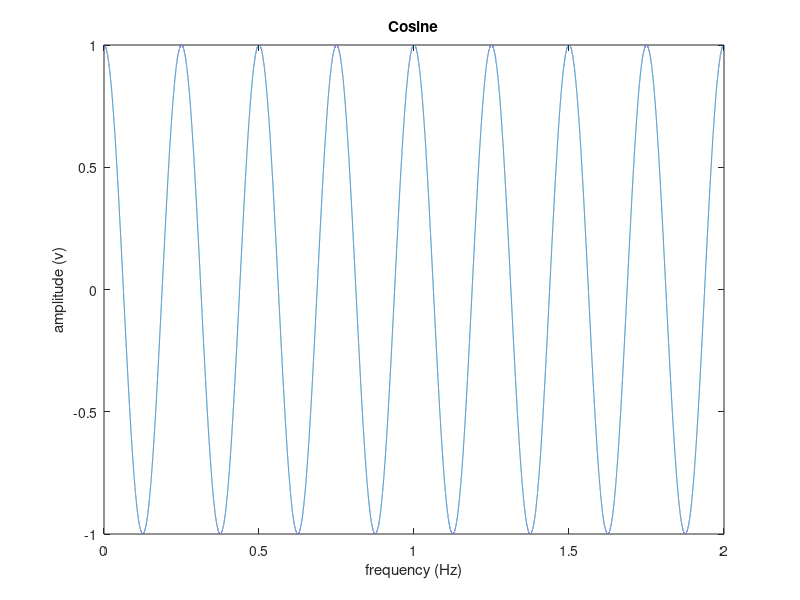

Source code (MATLAB):
clc;
clear all;
close all;
f_cos = 4;
t_cos = 0:0.00001:2;
x_cos = cos(2*pi*f_cos*t_cos); % Fixed variable name from source text 'n' to 't_cos'

plot(t_cos,x_cos);

xlabel('frequency (Hz)');
ylabel('amplitude (v)'); 
title('Cosine');
